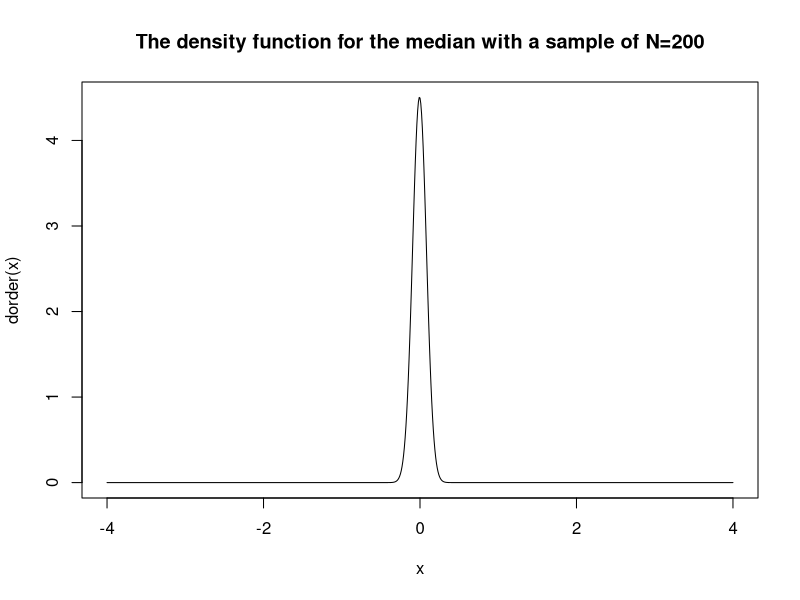
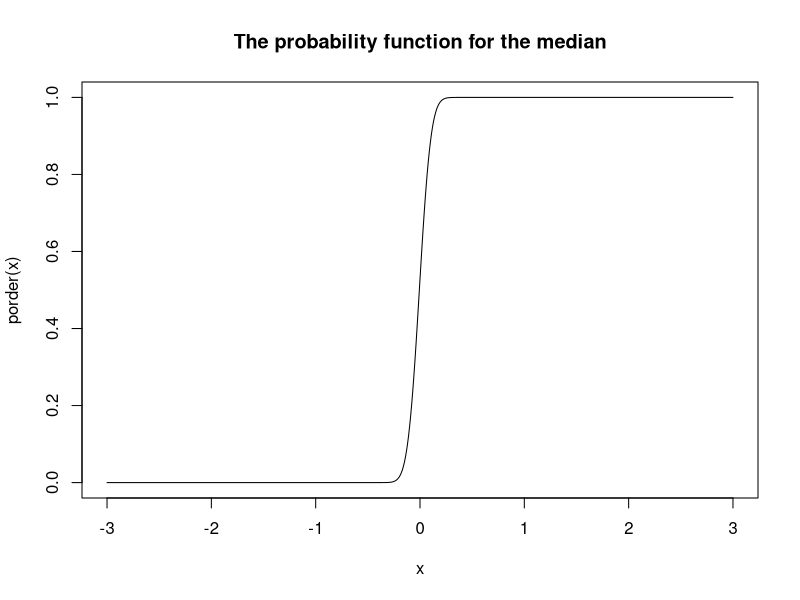
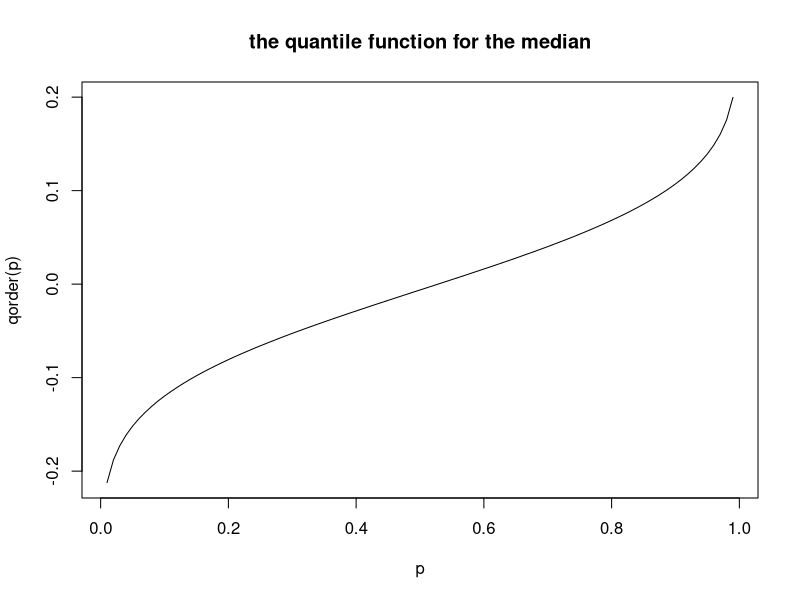
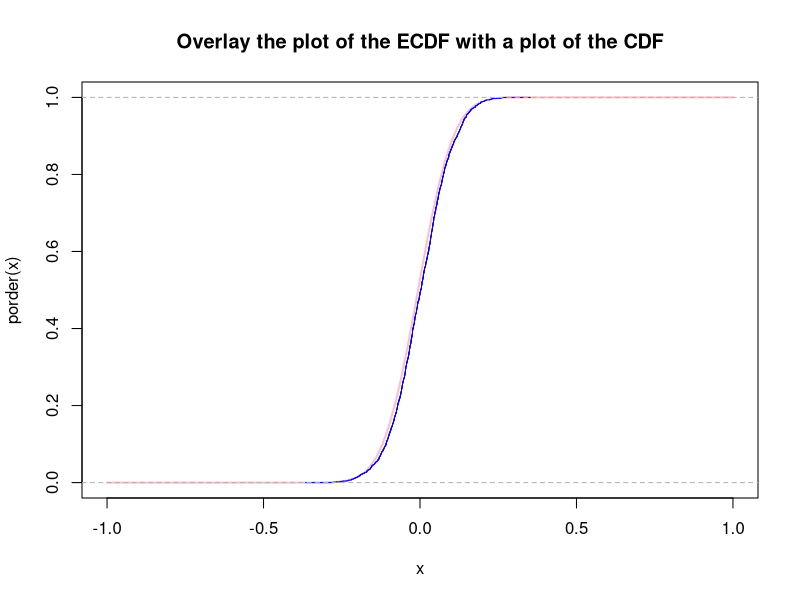
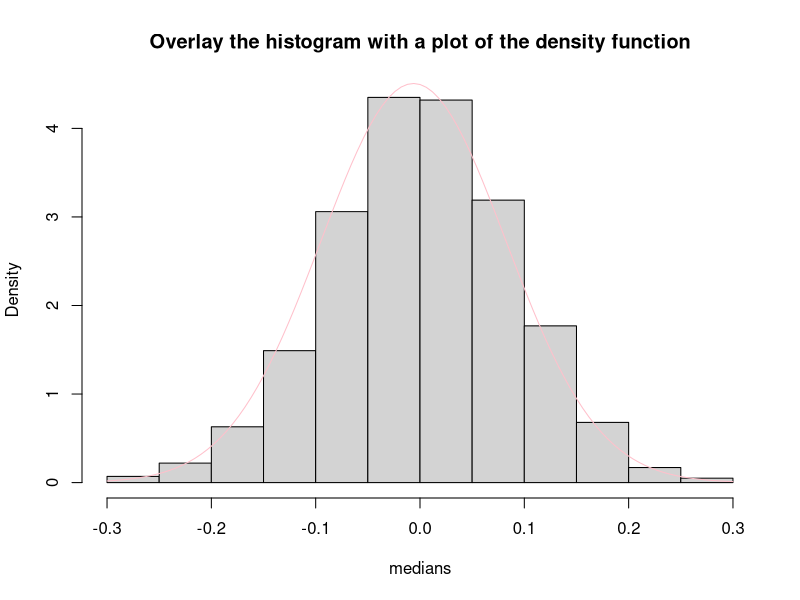
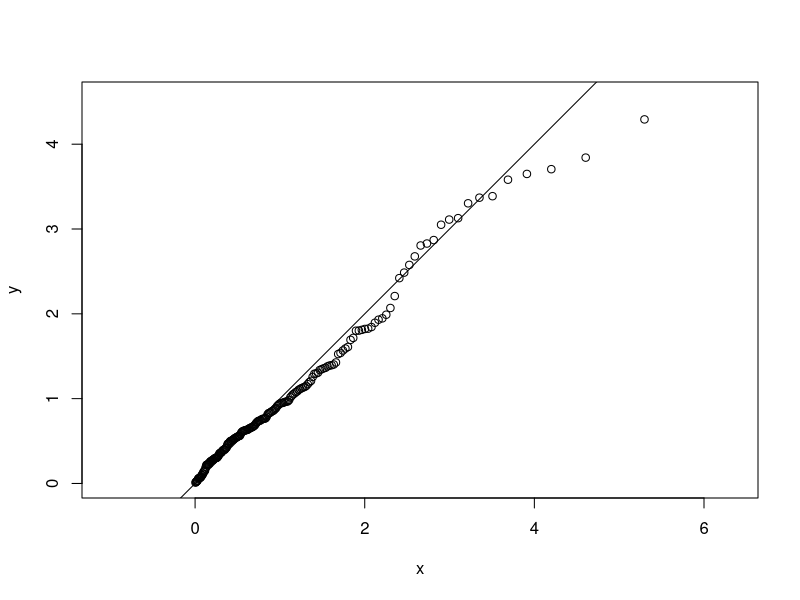
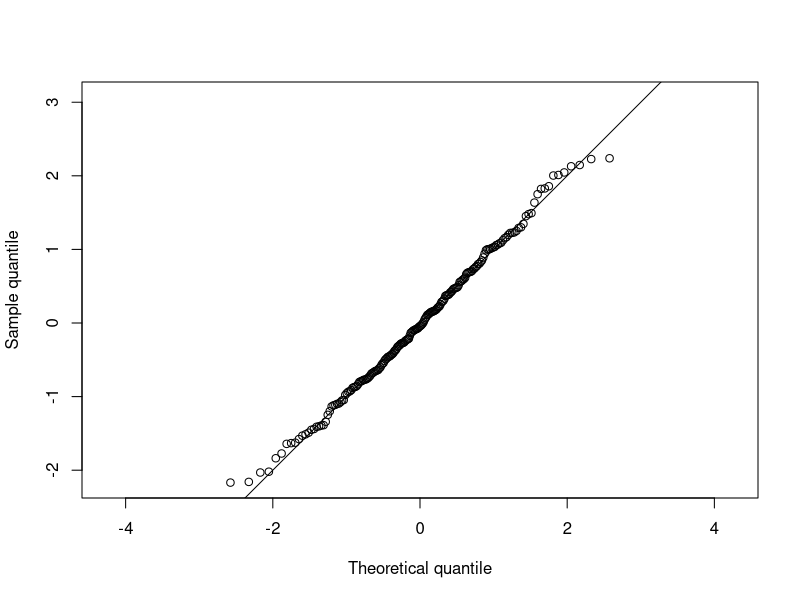
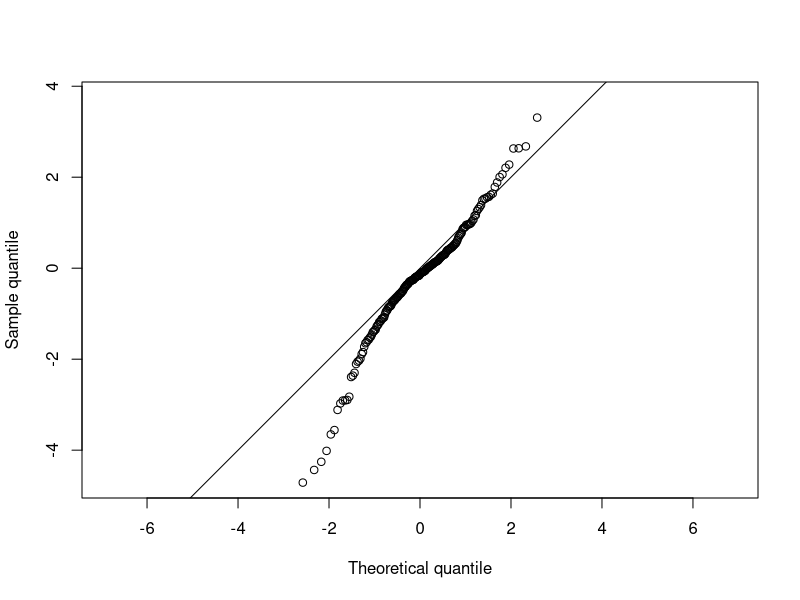

Source code (R) for these figures, in order:
## ---- chunk 1
N=200
median(rnorm(N,mean=0,sd=1))
dorder <- function(x,k=100,n=N){
  k*
    choose(n,k)*
    (pnorm(x))^(k-1)*
    (1-pnorm(x))^(n-k)*
    dnorm(x)
}


x <- seq(-4,4,by=0.01)
plot(x,dorder(x),type="l",main="The density function for the median with a sample of N=200")

## ---- chunk 2
porder <- Fk <- function(x,k=100,n=N){
  pbinom(k-1, n, pnorm(x,0,1), lower.tail = FALSE) #calculate right side
}
pbinom(100-1,200,pnorm(0,0,1),lower.tail = FALSE)
x<-seq(-3,3,by=0.01)
plot(x,porder(x),type="l",main="The probability function for the median")


## ---- chunk 3
g <- function(x, pf, p) pf(x) - p
qorder <- function(p) {
  output <- p
  for(i in seq_along(p)){
    output[i] <- uniroot(g, c(-200, 200), pf = porder, p = p[i])$root
  }
  output
}

p <- seq(0.01, 0.99, by = 0.01)
plot(p, qorder(p), type = "l",main="the quantile function for the median")


## ---- chunk 4
x<-seq(-1,1,by=0.01)


curve(porder(x), -1, 1, lwd = 2,col="pink",,main="Overlay the plot of the ECDF with a plot of the CDF")

medians <- c() # create a empty vector
for(i in 1:2000) {
  medians[i] <- median(rnorm(N))
}

plot(ecdf(medians), add = TRUE, col = "blue")


## ---- chunk 5
hist(medians, freq = FALSE,,main="Overlay the histogram with a plot of the density function")
curve(dorder(x), add = TRUE, col = "pink")  # density just like the slope within the cdf
## ---- chunk 6
random_sample <- rexp(200) #QQ means that quantile quantile

q_candidate <- qexp

x <- q_candidate((1:200)/200)

y <- quantile(random_sample, probs = (1:200)/200)

plot(x,y, asp = 1)

abline(0,1)

## ---- chunk 7
random_sample <- rnorm(200)
q_candidate <- qnorm

x <- q_candidate((1:200)/200)
y <- quantile(random_sample, probs = (1:200)/200)


plot(x,y, asp = 1, xlab = "Theoretical quantile", ylab = "Sample quantile")

abline(0,1)
## ---- chunk 8
random_sample <- rt(200, df = 3)

q_candidate <- qnorm

x <- q_candidate((1:200)/200)

y <- quantile(random_sample, probs = (1:200)/200)


plot(x,y, asp = 1, xlab = "Theoretical quantile", ylab = "Sample quantile")

abline(0,1)

## ---- chunk 9

random_sample <- medians
q_candidate <- qorder

pp <- ppoints(N)

x <- q_candidate(pp)
y <- quantile(random_sample, probs = pp)


plot(x,y, asp = 1, xlab = "Theoretical quantile", ylab = "Sample quantile",main = "The simulated data and the theoretical sampling distribution")
abline(0,1)

## ---- chunk 10
N=200
random_sample <- medians
q_candidate <- qorder
x <- q_candidate((1:N)/N)
y <- quantile(random_sample, probs = (1:N)/N)

plot(x,y,xlim=c(-0.3,0.3),ylim=c(-0.3,0.3),  xlab = "Theoretical quantile", ylab = "Sample quantile")
abline(0,1)

## ---- chunk 11
dorder <- function(x, k, n, dist = "norm", ...){
  
  pf <- get(paste0("p", dist))
  df <- get(paste0("d", dist))

# Slide 50 of transformations & order-statistics  
  k*
    choose(n, k)*
    pf(x, ...)^(k-1)*
    (1-pf(x, ...))^(n-k)*
    df(x, ...)
}

porder <- function(x, k, n, dist = "norm", ...){
  pf <- get(paste0("p", dist))

# Slide 54 of transformations & order-statistics  
  pbinom(k-1, n, pf(x, ...), lower.tail = FALSE)
}

qorder <- function(p, k, n, dist = "norm", ...){
  out <- p
  for(i in seq_along(p)){
    out[i] <- uniroot(function(x){porder(x, k, n, dist, ...) - p[i]}, c(-100,100))$root
  }
  out
}
## ---- chunk 12

N <- 200
M <- 5000
out <- array(rnorm(M*N), c(M,N))
maxs <- apply(out,1,max)

p <- ppoints(200)
x <- qorder(p, 200, 200)
y <- quantile(maxs, probs = p)

plot(x,y, asp = 1, xlab = "Theoretical quantile", ylab = "Sample quantile")
abline(0,1)


## ---- chunk 13

par(mfrow = c(2,1))
curve(porder(x, 1, 200), -5,0, ylab = "Probability", xlab = "min", lwd = 3)
curve(dorder(x, 1, 200), -5,0, ylab = "Density", xlab = "min", lwd = 3)

